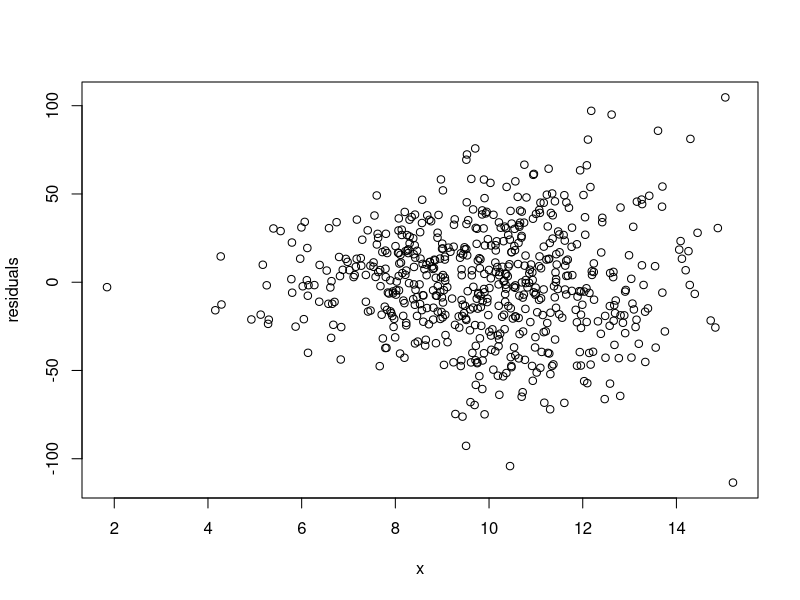

R code for this plot:
## ---- chunk 1
n <- 15; beta1 <- 10; beta2 <- 19.74; e <- rnorm(n,0,10); x <- rnorm(n, 200, 1) 
y <- beta1+beta2*x + e 
lin.mod <- lm(y~x)
confint(lin.mod)
beta2.hat <- cov(y,x)/var(x)
beta2.se <- sqrt(vcov(lin.mod)[2,2])
conf <- .95
a <- 1-conf
crit.a <- qt(a/2, df = n-2, lower.tail = F); ans.a <-  paste('[', round(beta2.hat - crit.a*beta2.se, 3), ';',  round(beta2.hat + crit.a*beta2.se,3), ']')

crit.b <- qt(a/2, df = n-1, lower.tail = F); ans.b <-  paste('[',round(beta2.hat - crit.b*beta2.se, 3), ';',  round(beta2.hat + crit.b*beta2.se,2), ']') 

crit.c <- qnorm(a/2, lower.tail = F); ans.c <-  paste('[', round(beta2.hat - crit.c*beta2.se, 3), ';',  round(beta2.hat + crit.c*beta2.se,3), ']') 
## ---- chunk 2
random <- mean(rnorm(123))
## ---- chunk 3
n <- 100; beta0 <- 1; beta.age <- 3
age <- rchisq(n, df = 50)
logWage <- log(rnorm(n, mean = 20, sd = 2))
# logWage <- log(rnorm(n, mean = beta0 + beta.age*age, sd = 2))
exper <- rchisq(n, df = 5)
lin.mod <- lm(logWage ~ exper + I(exper^2) + age)
summary(lin.mod)
## ---- chunk 4
n <- 600; sigma2 <- 10; gamma <- 2; beta0 = 1; beta1 <- 10
x <- rnorm(n, mean = 10, sd = 2)
e <- c()
for(i in 1:n) e[i] <- rnorm(1, mean = 0, sd = sqrt(sigma2*x[i]^gamma) )
y = beta0 + beta1*x + e
e.hat <- residuals(lm(y~x))
plot(x, e.hat, ylab = 'residuals')
lin.mod <- lm(log(e.hat^2) ~ log(x))
a1 <- coefficients(lin.mod)[1]
a2 <- coefficients(lin.mod)[2]
## ---- chunk 5
tseries::jarque.bera.test(e.hat)
## ---- chunk 6
### Esercizio 13 
# Si riprenda l'esercizio 10. Si è poi stimato il seguente modello di regressione $\log(\hat e^2) =$ `r round(a1,3)` $+$ `r round(a2,3)` $\log(x)$. Si potrebbe dire che $\hat \sigma^2_i =$ `r round(exp(a1),2)` $x_i^{`r round(a2,3)`}$? Commentare
